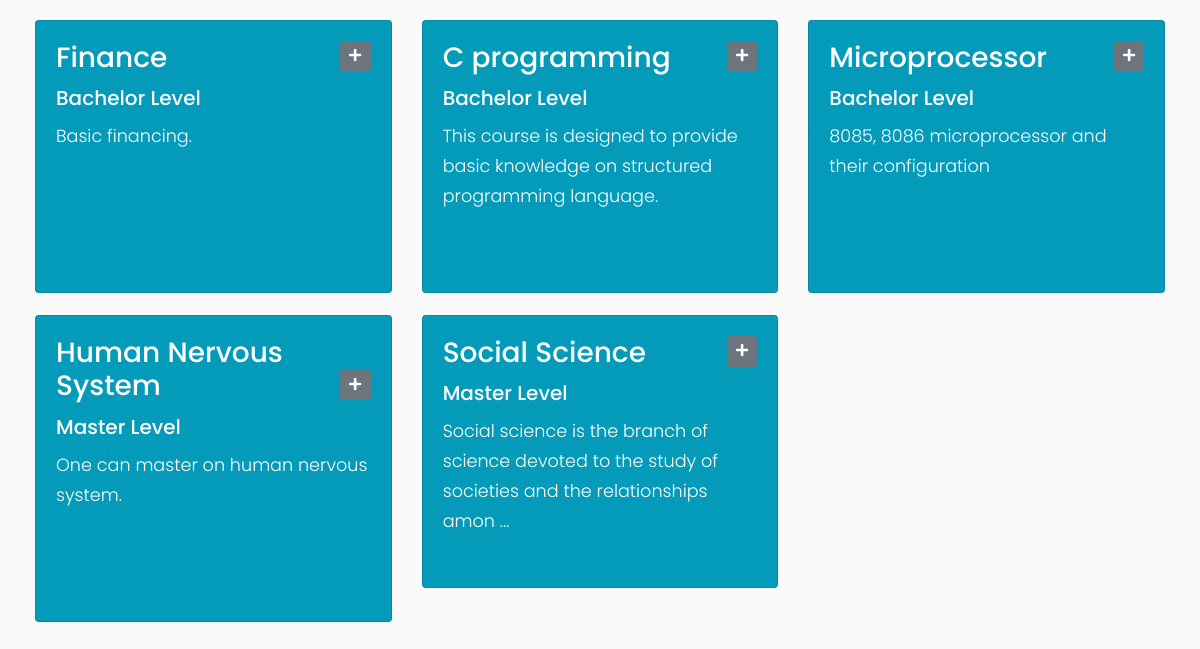
/courses (signed in, lower part), run on an earlier commit of the app's database.
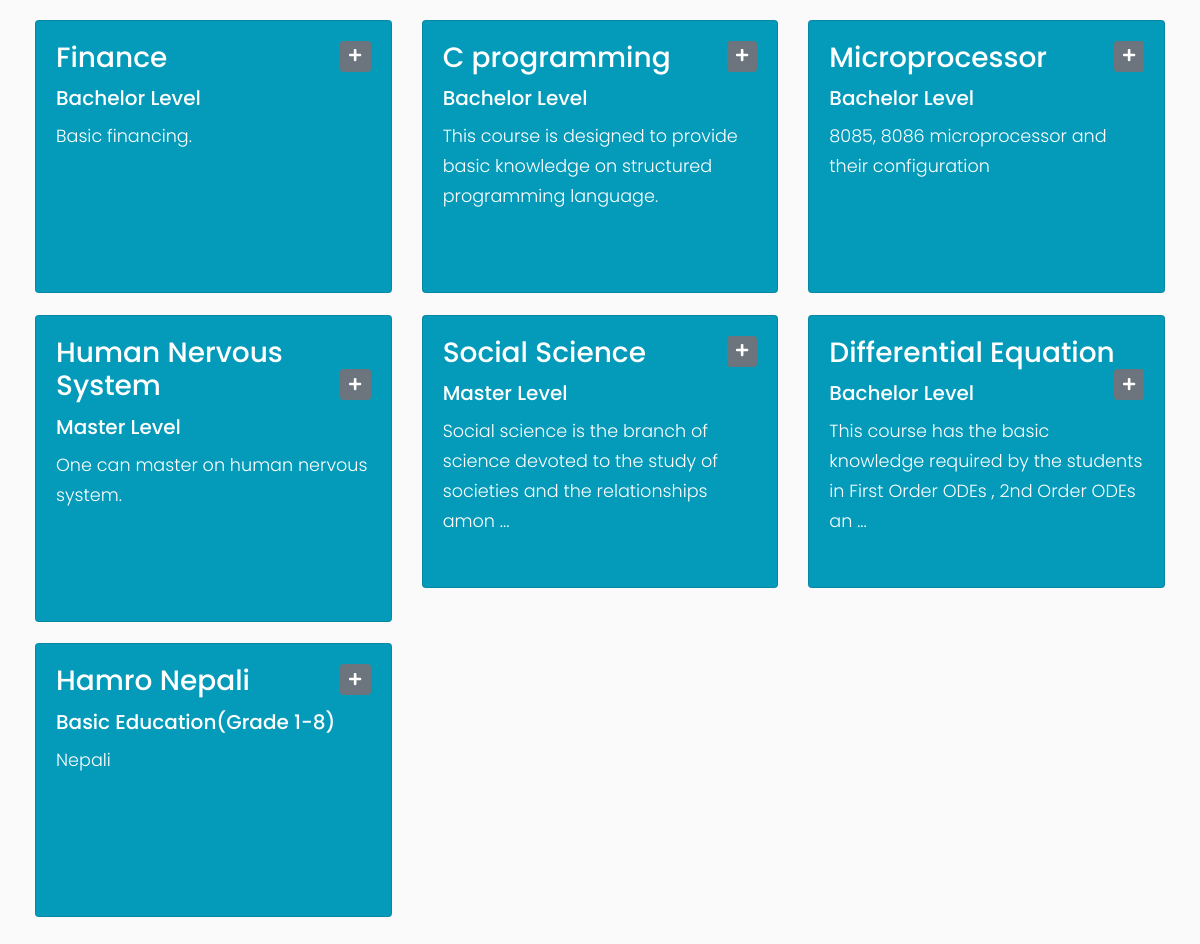
And on a later commit of the database.
### app/models.py (models this page shows)
class Course(db.Model):
    id = db.Column(db.Integer, primary_key=True)
    course_title = db.Column(db.String(100), nullable=False)
    course_level = db.Column(db.String(100), nullable=False)
    course_description = db.Column(db.String(1000))
    mycourse = db.relationship('Mycourse', backref='Course', cascade="all, delete")

### app/routes.py (the view)
@app.route('/courses')
@login_required
def courses():
    educational_level = request.args.get('educational_level', None)
    if educational_level:
        courses = Course.query.filter_by(course_level=educational_level)
    else:
        courses = Course.query.all()
    user = User.query.filter_by(username=current_user.username).first()
    return render_template('courses.html',profilepic=fetch_profile_pic(getattr(user, user.role)), courses=courses, user=user)

### app/models.py (called while the page is built)
@login_manager.user_loader
def load_user(id):
    return User.query.get(int(id))

### app/routes.py (called while the page is built)
def fetch_profile_pic(user_obj):
    try:
        pic_name_from_db = getattr(user_obj, 'profile_pic')
        picture_path = os.path.join(app.root_path, 'static/profile_pics')
        if pic_name_from_db in os.listdir(picture_path):
            profile_pic = url_for('static',filename='profile_pics/' + pic_name_from_db)
            return profile_pic
        return fetch_default_profile_pic(user_obj)
    except:
        return fetch_default_profile_pic(user_obj)

### app/templates/courses.html (shortened to what this page needs)
{% if user.role=='student' %}
    {% extends 'student.html' %}
{% else %}
    {% extends 'tutor.html' %}
{% endif %}
{% block content %}
    <div class="container-fluid">
        <div class="row">
            {% for course in courses %}
                <div class="col-md-4">
                    <div class="card">
                        <div class="card-body">
                            <h3 class="card-title" >
                                <a href="{{url_for('courses_by_id', id=course.id)}}">
                                    {{ course.course_title }}
                                </a>
                                <a class="btn btn-secondary btn-sm " href="{{url_for('add_course',id=course.id)}}" style="float:right;">
                                    <i class="fas fa-plus"></i>
                                </a>
                            </h3>
                            <h5 class="card-title">
                                {{ course.course_level.title() }}
                            </h5>
                            <p class="card-text">
                                {% if course.course_description %}
                                    {% if course.course_description | length > 100 %}
                                        {{ course.course_description[:100] }} ...
                                    {% else %}
                                        {{ course.course_description }}
                                    {% endif %}
                                {% endif %}
                            </p>
                        </div>
                    </div>
                </div>
            {% endfor %}
        </div>
    </div>
{% endblock %}

### app/templates/tutor.html (shortened to what this page needs)
{% extends "extends/base-user.html" %}

### app/templates/extends/base-user.html (shortened to what this page needs)
<!DOCTYPE html>
<html>
<head>
    <link rel="stylesheet" href="https://stackpath.bootstrapcdn.com/bootstrap/4.1.0/css/bootstrap.min.css">
    <link rel="stylesheet" href="https://cdnjs.cloudflare.com/ajax/libs/malihu-custom-scrollbar-plugin/3.1.5/jquery.mCustomScrollbar.min.css">
</head>
<body>
    <div class ='wrapper'>
        <div id='content'>
            {% block content %}{% endblock %}
        </div>
    </div>
</body>
</html>

What changed in the data, as far as the page shows it:
added Course: course_title "Differential Equation", course_level "Bachelor Level", course_description "This course has the basic knowledge required by the students in First Order ODEs , 2nd Order ODEs an"
added Course: course_title "Hamro Nepali", course_level "Basic Education(Grade 1-8)", course_description "Nepali"
